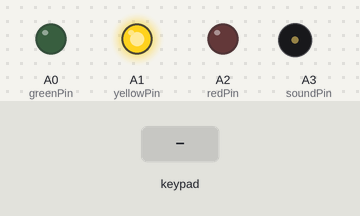
Recording of a sketch running on a simulated Arduino Uno, built with avr-gcc and run on an emulated ATmega328P. Parts: output pins drawn as LEDs (lit = HIGH), buzzer (waves = sounding). Dashed ring = blinking. The test bench sets the inputs (shaded band). What the sketch prints to the serial monitor is not drawn.

Above: at 1.2 s.
1.3 s: key '1' pressed
At 2.6 s:
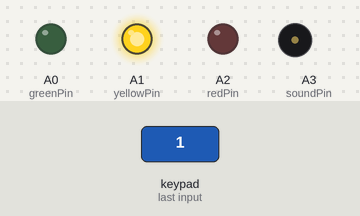
2.9 s: keypad keys 9 8 7 6 * pressed 0.4 s apart
At 5.5 s:
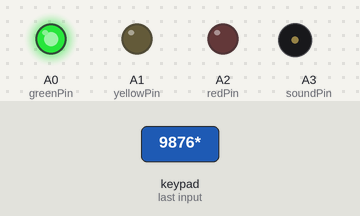
6.4 s: key '2' pressed
At 7.0 s:
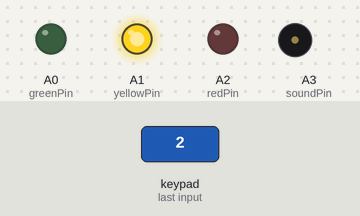
7.9 s: keypad keys 9 8 7 6 # pressed 0.4 s apart
At 8.4 s:
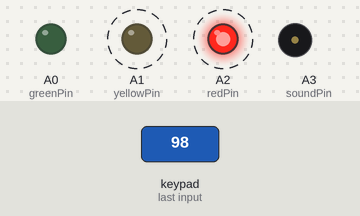
11.4 s: key 'A' pressed
At 12.7 s:
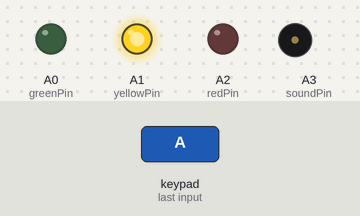
13.0 s: keypad keys 9 8 7 6 D pressed 0.4 s apart
At 13.28 s:
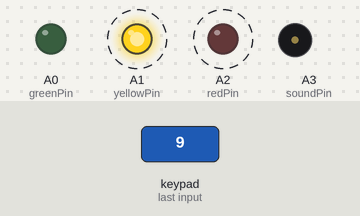
Timing chart, 0 to 16.3 s (numbered marks = the images above; inputs shaded):
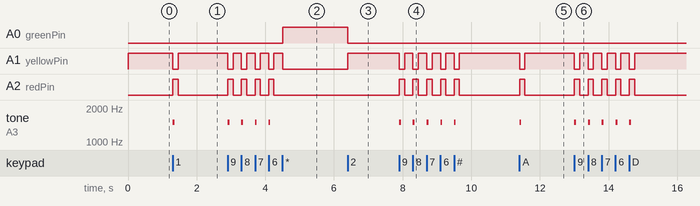

The sketch:

keypad_passwd.ino
```cpp
#include <Keypad.h>
#define greenPin A0         //resist == 130 closed
#define yellowPin A1       //resist == 130 unlocking
#define redPin A2         //resist == 130 opened
#define soundPin A3

bool init_check = false;
const byte ROWS = 4;
const byte COLS = 4;
byte rowpins[ROWS] = {9, 8, 7, 6};
byte colpins[COLS] = {10, 11, 12, 13};
char passwd[16] = {0};
int count = 0;

char keys[ROWS][COLS] = {
  {'1', '2', '3', 'A'},
  {'4', '5', '6', 'B'},
  {'7', '8', '9', 'C'},
  {'*', '0', '#', 'D'}
};
Keypad keypad = Keypad(makeKeymap(keys), rowpins, colpins, ROWS, COLS);


bool check_passwd_size(int siz){
  if(siz < 4){
    Serial.println("4글자 이상 입력해야 합니다.");
    return false;
  }
  else if(siz > 16){
    Serial.println("16글자를 초과하였습니다.");
    return false;
  }
  else
    return true;
}

void led_state(int state){
  switch(state){
  case 0:  // greenPin light
    digitalWrite(greenPin, 130);
    digitalWrite(yellowPin, 0);
    digitalWrite(redPin, 0);
    break;
  case 1:  // yellowPin light
    digitalWrite(greenPin, 0);
    digitalWrite(yellowPin, 130);
    digitalWrite(redPin, 0);
    break;
  case 2:  // redPin light
    digitalWrite(greenPin, 0);
    digitalWrite(yellowPin, 0);
    digitalWrite(redPin, 130);
    tone(soundPin, 1500);
    delay(50);
    noTone(soundPin);
    break;
  }
}

void init_passwd(){
  char key;
  int idx = 0;
  Serial.print("Test: 초기 비밀번호는 ");
  while((key = keypad.getKey()) != '*'){
    led_state(1);
    if(key == 0) continue;
    else {
      led_state(2);
      delay(100);
    }
    passwd[idx] = key;
    Serial.print(passwd[idx]);
    idx++;
  }
  if(!check_passwd_size(idx)){
    for(int i = 0; i<idx; i++)
      passwd[i] = 0;
    }
   Serial.println();
}

bool checking(){
  bool check = true;
  char key;
  int idx = 0;
  Serial.print("Test: 입력한 비밀번호는 ");
  while((key = keypad.getKey())!= '*'){
    led_state(1);
    if(key == 0) continue;
    else {
      led_state(2);
      delay(100);
    }
    if(key != passwd[idx]){
      check = false;
    }
    Serial.print(key);
    idx++;
  }
  if(!check_passwd_size(idx)) check = false;
  return check;
}

void setup() {
  Serial.begin(9600);
  pinMode(greenPin, OUTPUT);
  pinMode(yellowPin, OUTPUT);
  pinMode(redPin, OUTPUT);
  digitalWrite(greenPin, 130);
  digitalWrite(yellowPin, 130);
  digitalWrite(redPin, 130);
}

void loop() {
  led_state(0);
  if(init_check == false){
    init_passwd();
    init_check = true;
  }
  char key = keypad.getKey();
  if(key != 0){
    bool input_check = checking();
    if(input_check == true){
      Serial.println("문이 열립니다.");
      //문이 열림, open_door 구현 -> led_state(2);
      count = 0;
    }
    else if(input_check == false){
      count++;
      Serial.print("비밀번호를 틀리셨습니다. (");
      Serial.print(count);
      Serial.println(" / 5회)");
      if(count >= 5){
        Serial.println("비밀번호를 5번 틀리셨습니다. 5분간 정지합니다.");
        led_state(2);
        delay(300000);
        count = 0;
      }
    }
  }
}
```

Measured:
- after the input at 1.3 s, A1 (yellowPin): HIGH → LOW at once, → HIGH 0.15 s later; A2 (redPin): LOW → HIGH at once, → LOW 0.15 s later; tone on A3 (soundPin): silent → 1500 Hz at once, → silent 0.05 s later
- after the input at 2.9 s, A0 (greenPin): LOW → HIGH after 1.6 s; A1 (yellowPin): alternates HIGH for 0.25 s and LOW for 0.15 s, 9 changes in all, then stays LOW, starting at once
- after the input at 6.4 s, A0 (greenPin): HIGH → LOW at once; A1 (yellowPin): LOW → HIGH at once
- after the input at 7.9 s, A1 (yellowPin): alternates HIGH for 0.25 s and LOW for 0.15 s, 10 changes in all, then stays HIGH, starting at once; A2 (redPin): alternates HIGH for 0.15 s and LOW for 0.25 s, 10 changes in all, then stays LOW, starting at once
- after the input at 11.4 s, A1 (yellowPin): HIGH → LOW at once, → HIGH 0.15 s later; A2 (redPin): LOW → HIGH at once, → LOW 0.15 s later; tone on A3 (soundPin): silent → 1500 Hz at once, → silent 0.05 s later
- after the input at 13.0 s, A1 (yellowPin): alternates HIGH for 0.25 s and LOW for 0.15 s, 10 changes in all, then stays HIGH, starting at once; A2 (redPin): alternates HIGH for 0.15 s and LOW for 0.25 s, 10 changes in all, then stays LOW, starting at once
